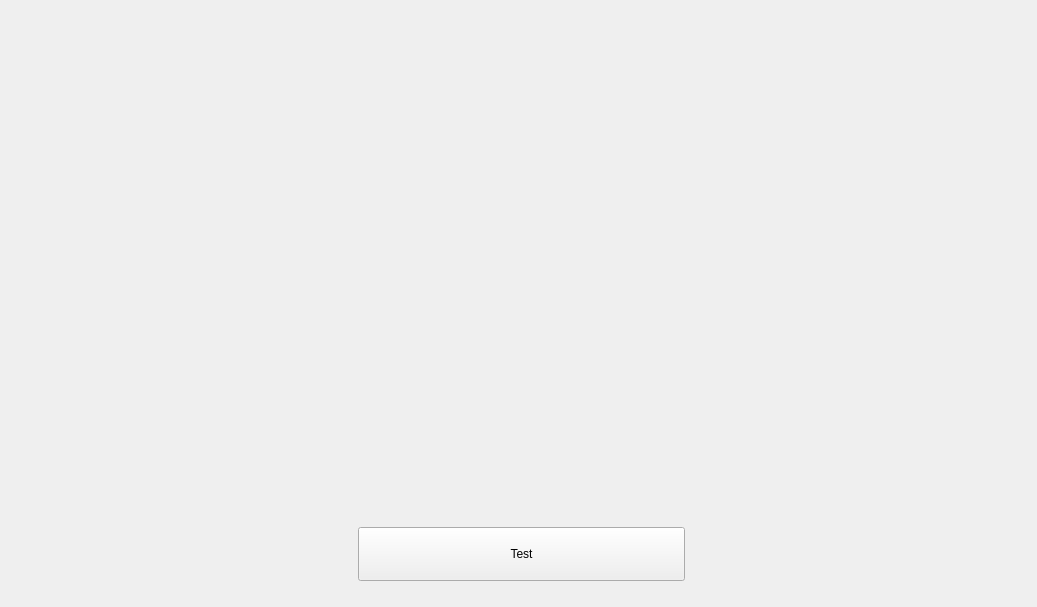
<?xml version="1.0" encoding="UTF-8"?>
<ui version="4.0">
 <class>MainWindowClass</class>
 <widget class="QWidget" name="MainWindowClass">
  <property name="geometry">
   <rect>
    <x>0</x>
    <y>0</y>
    <width>1037</width>
    <height>607</height>
   </rect>
  </property>
  <property name="windowTitle">
   <string>MainWindow</string>
  </property>
  <widget class="QWidget" name="">
   <property name="geometry">
    <rect>
     <x>21</x>
     <y>21</y>
     <width>1001</width>
     <height>571</height>
    </rect>
   </property>
   <layout class="QVBoxLayout" name="verticalLayout" stretch="90,10">
    <item>
     <widget class="QtCharts::QChartView" name="widget" native="true"/>
    </item>
    <item>
     <layout class="QHBoxLayout" name="horizontalLayout" stretch="1,1,1">
      <item>
       <spacer name="horizontalSpacer_2">
        <property name="orientation">
         <enum>Qt::Horizontal</enum>
        </property>
        <property name="sizeHint" stdset="0">
         <size>
          <width>40</width>
          <height>20</height>
         </size>
        </property>
       </spacer>
      </item>
      <item>
       <widget class="QPushButton" name="TestButton">
        <property name="sizePolicy">
         <sizepolicy hsizetype="Preferred" vsizetype="Preferred">
          <horstretch>0</horstretch>
          <verstretch>0</verstretch>
         </sizepolicy>
        </property>
        <property name="text">
         <string>Test</string>
        </property>
       </widget>
      </item>
      <item>
       <spacer name="horizontalSpacer">
        <property name="orientation">
         <enum>Qt::Horizontal</enum>
        </property>
        <property name="sizeHint" stdset="0">
         <size>
          <width>40</width>
          <height>20</height>
         </size>
        </property>
       </spacer>
      </item>
     </layout>
    </item>
   </layout>
  </widget>
 </widget>
 <layoutdefault spacing="6" margin="11"/>
 <customwidgets>
  <customwidget>
   <class>QtCharts::QChartView</class>
   <extends>QWidget</extends>
   <header location="global">QtCharts/QChartView</header>
   <container>1</container>
  </customwidget>
 </customwidgets>
 <resources>
  <include location="MainWindow.qrc"/>
 </resources>
 <connections/>
</ui>
